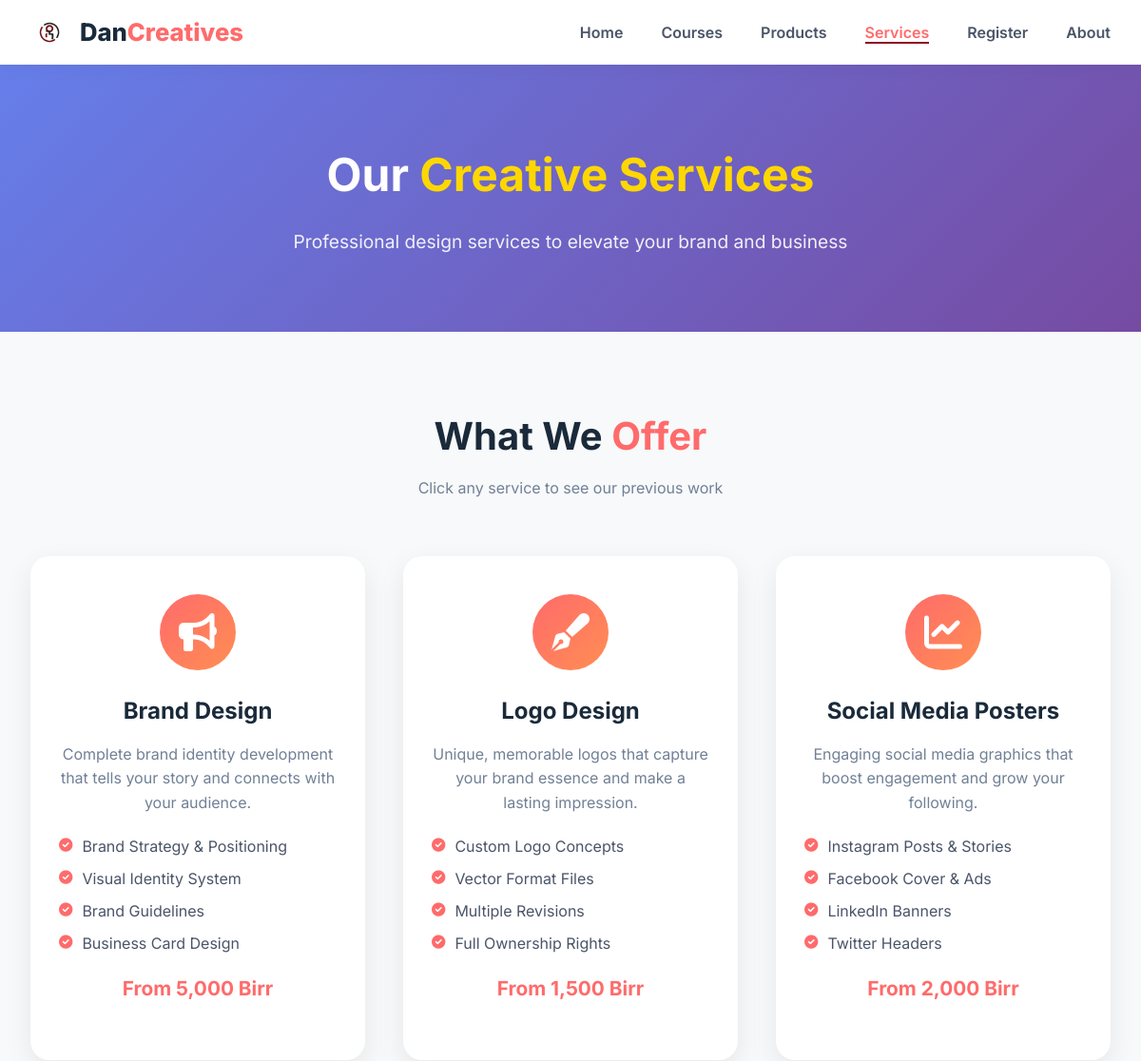
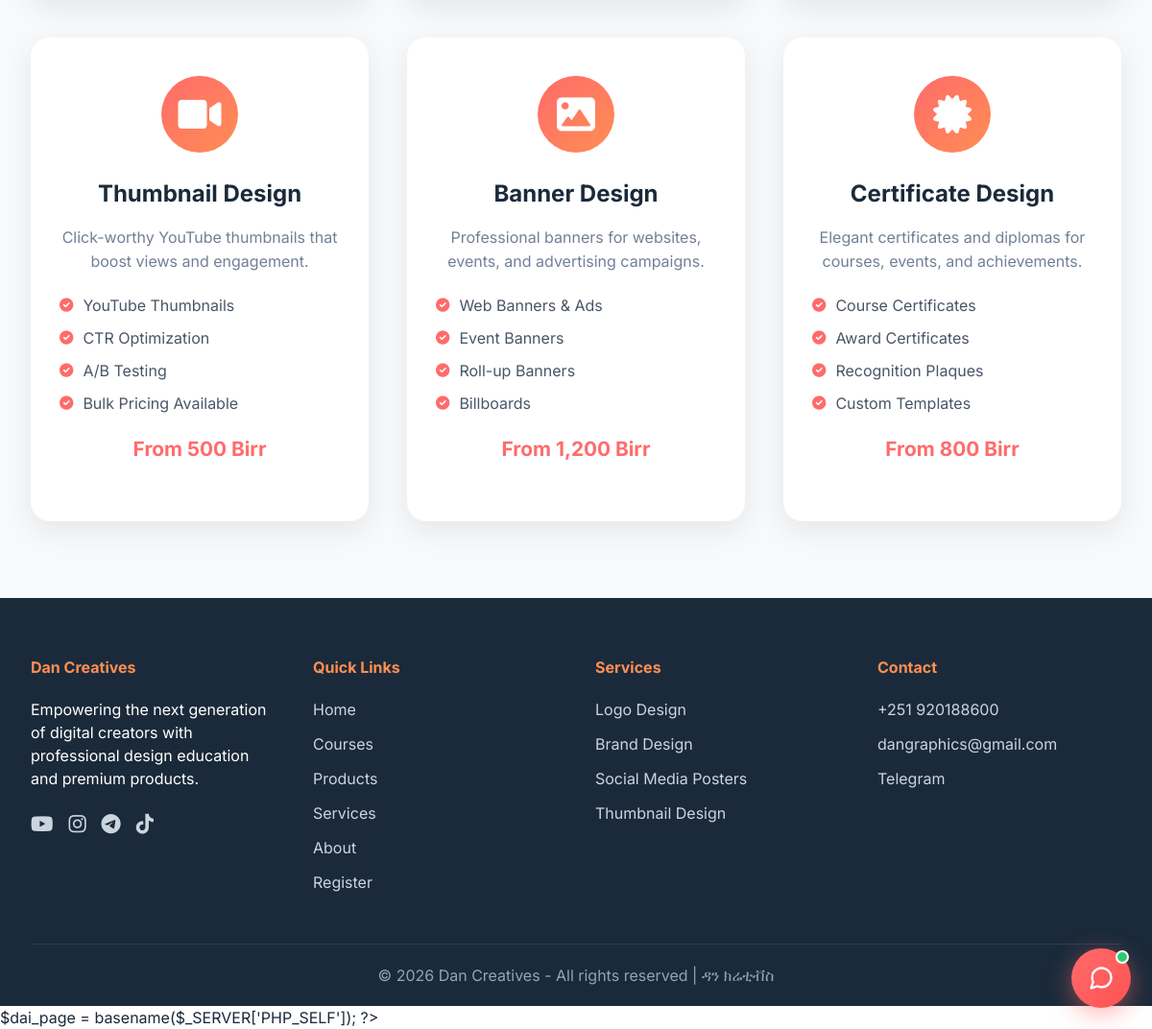
/services.php, run on the app's committed database (2 pictures, top to bottom).
### tables this page shows
CREATE TABLE `services` (
  `id` int(11) NOT NULL AUTO_INCREMENT,
  `title` varchar(200) NOT NULL,
  `description` text DEFAULT NULL,
  `icon_class` varchar(100) DEFAULT NULL,
  `features` text DEFAULT NULL,
  `price` varchar(100) DEFAULT NULL,
  `status` enum('active','inactive') DEFAULT 'active',
  `display_order` int(11) DEFAULT 0,
  `created_at` timestamp NOT NULL DEFAULT current_timestamp(),
  PRIMARY KEY (`id`)
);

### services.php (the view, shortened to what this page needs)
<?php
require_once 'config.php';
$services_query = "SELECT * FROM services WHERE status = 'active' ORDER BY display_order ASC, id DESC";
$services = $conn->query($services_query);
?>
<!DOCTYPE html>
<html lang="en">
<head>
    <link rel="stylesheet" href="https://cdnjs.cloudflare.com/ajax/libs/font-awesome/6.0.0-beta3/css/all.min.css">
    <link rel="stylesheet" href="assets/responsive-nav.css">
</head>
<body>
<nav class="navbar">
    <div class="container nav-container">
        <div class="logo" onclick="window.location.href='index.php'">
            <img src="images/logo.png" alt="Dan Creatives Logo" class="logo-img" onerror="this.src='https://via.placeholder.com/40x40/ff6b6b/white?text=DC'">
            <div class="logo-text">Dan<span>Creatives</span></div>
        </div>
        <ul class="nav-menu">
            <li><a href="index.php">Home</a></li>
            <li><a href="courses.php">Courses</a></li>
            <li><a href="products.php">Products</a></li>
            <li><a href="services.php" class="active">Services</a></li>
            <li><a href="register.php">Register</a></li>
            <li><a href="about.php">About</a></li>
        </ul>
    </div>
</nav>
<section class="services-hero">
    <div class="container">
        <h1>Our <span>Creative Services</span></h1>
        <p>Professional design services to elevate your brand and business</p>
    </div>
</section>
<section class="services-section">
    <div class="container">
        <div class="section-header">
            <h2>What We <span>Offer</span></h2>
            <p>Click any service to see our previous work</p>
        </div>
        <div class="services-grid">
            <?php while($service = $services->fetch_assoc()):
                $features = explode('|', $service['features']);
            ?>
            <div class="service-card" onclick="window.location.href='service-portfolio.php?service_id=<?php echo $service['id']; ?>'">
                <div class="service-icon">
                    <i class="<?php echo $service['icon_class']; ?>"></i>
                </div>
                <h3><?php echo htmlspecialchars($service['title']); ?></h3>
                <p><?php echo htmlspecialchars($service['description']); ?></p>
                <ul class="service-features">
                    <?php foreach($features as $feature): ?>
                    <li><i class="fas fa-check-circle"></i> <?php echo htmlspecialchars($feature); ?></li>
                    <?php endforeach; ?>
                </ul>
                <div class="service-price"><?php echo $service['price']; ?></div>
            </div>
            <?php endwhile; ?>
        </div>
    </div>
</section>
<footer class="footer">
    <div class="container">
        <div class="footer-content">
            <div class="footer-section">
                <h4>Dan Creatives</h4>
                <p>Empowering the next generation of digital creators with professional design education and premium products.</p>
                <div class="social-links">
                    <a href="https://www.youtube.com/@DanGraphics1" target="_blank"><i class="fab fa-youtube"></i></a>
                    <a href="#"><i class="fab fa-instagram"></i></a>
                    <a href="https://t.me/genesis306"><i class="fab fa-telegram"></i></a>
                    <a href="https://www.tiktok.com/@dancreative30_6"><i class="fab fa-tiktok"></i></a>
                </div>
            </div>
            <div class="footer-section">
                <h4>Quick Links</h4>
                <a href="index.php">Home</a>
                <a href="courses.php">Courses</a>
                <a href="products.php">Products</a>
                <a href="services.php">Services</a>
                <a href="about.php">About</a>
                <a href="register.php">Register</a>
            </div>
            <div class="footer-section">
                <h4>Services</h4>
                <a href="services.php">Logo Design</a>
                <a href="services.php">Brand Design</a>
                <a href="services.php">Social Media Posters</a>
                <a href="services.php">Thumbnail Design</a>
            </div>
            <div class="footer-section">
                <h4>Contact</h4>
                <a href="#">+251 920188600</a>
                <a href="#">dangraphics@gmail.com</a>
                <a href="https://t.me/genesis306">Telegram</a>
            </div>
        </div>
  <div       class="footer-bottom">
            <p>© 2026 Dan Creatives - All rights reserved | ዳን ክሬቲቭስ</p>
        </div>
    </div>
</footer>
<?php include 'includes/ai-chat-widget.php'; ?>
</body>
</html>

### assets/responsive-nav.css (style rules this page uses)
:root { --maroon: #8b0426; --maroon-dark: #5c0219; --ink: #1a2a3a; --coral: #ff6b6b; --muted: #718096; --space-section: clamp(40px, 7vw, 80px); }
html { scroll-behavior: smooth; overflow-x: hidden; max-width: 100%; }
body { overflow-x: hidden; max-width: 100%; }
.container { padding-left: clamp(18px, 4vw, 32px); padding-right: clamp(18px, 4vw, 32px); }
.navbar { background: rgba(255,255,255,0.92) !important; backdrop-filter: blur(10px); transition: box-shadow .3s ease; }
.nav-container { padding-top: 14px !important; padding-bottom: 14px !important; }
.nav-menu a { position: relative; }
.nav-menu a::after { content: ''; position: absolute; left: 0; bottom: -2px; width: 0; height: 2px; background: var(--maroon); transition: width .25s ease; }
.nav-menu a:hover::after, .nav-menu a.active::after { width: 100%; }

### services.php (style rules this page uses)
* { margin: 0; padding: 0; box-sizing: border-box; }
body { font-family: 'Inter', sans-serif; background: #ffffff; color: #1a2a3a; line-height: 1.5; }
.container { max-width: 1280px; margin: 0 auto; padding: 0 32px; }
.navbar { background: white; box-shadow: 0 2px 20px rgba(0,0,0,0.05); position: sticky; top: 0; z-index: 1000; }
.nav-container { display: flex; justify-content: space-between; align-items: center; padding: 18px 32px; }
.logo { display: flex; align-items: center; gap: 12px; cursor: pointer; }
.logo-img { width: 40px; height: 40px; border-radius: 10px; object-fit: cover; }
.logo-text { font-size: 1.6rem; font-weight: 800; color: #1a2a3a; }
.logo-text span { color: #ff6b6b; }
.nav-menu { display: flex; list-style: none; gap: 40px; }
.nav-menu a { text-decoration: none; color: #4a5568; font-weight: 600; transition: 0.3s; }
.nav-menu a:hover, .nav-menu a.active { color: #ff6b6b; }
.services-hero { background: linear-gradient(135deg, #667eea 0%, #764ba2 100%); padding: 80px 0; text-align: center; color: white; }
.services-hero h1 { font-size: 3rem; margin-bottom: 20px; }
.services-hero h1 span { color: #ffd700; }
.services-hero p { font-size: 1.2rem; opacity: 0.9; }
.services-section { padding: 80px 0; background: #f8f9fa; }
.section-header { text-align: center; margin-bottom: 60px; }
.section-header h2 { font-size: 2.5rem; margin-bottom: 12px; color: #1a2a3a; }
.section-header span { color: #ff6b6b; }
.section-header p { color: #718096; }
.services-grid { display: grid; grid-template-columns: repeat(auto-fit, minmax(350px, 1fr)); gap: 40px; }
.service-card { background: white; border-radius: 20px; overflow: hidden; box-shadow: 0 10px 30px rgba(0,0,0,0.08); transition: all 0.3s ease; text-align: center; padding: 40px 30px; cursor: pointer; }
.service-icon { width: 80px; height: 80px; background: linear-gradient(135deg, #ff6b6b, #ff8e53); border-radius: 50%; display: flex; align-items: center; justify-content: center; margin: 0 auto 25px; }
.service-icon i { font-size: 2.5rem; color: white; }
.service-card h3 { font-size: 1.5rem; margin-bottom: 15px; color: #1a2a3a; }
.service-card p { color: #718096; margin-bottom: 20px; line-height: 1.6; }
.service-features { list-style: none; margin: 20px 0; text-align: left; }
.service-features li { margin-bottom: 10px; display: flex; align-items: center; gap: 10px; color: #4a5568; }
.service-features i { color: #ff6b6b; font-size: 0.9rem; }
.service-price { font-size: 1.3rem; font-weight: 700; color: #ff6b6b; margin: 20px 0; }
.footer { background: #1a2a3a; color: white; padding: 60px 0 20px; }
.footer-content { display: grid; grid-template-columns: repeat(auto-fit, minmax(250px, 1fr)); gap: 40px; margin-bottom: 40px; }
.footer-section h4 { margin-bottom: 20px; color: #ff8e53; }
.footer-section a { display: block; color: #cbd5e0; text-decoration: none; margin-bottom: 12px; transition: 0.3s; }
.social-links { display: flex; gap: 16px; margin-top: 20px; }
.social-links a { font-size: 1.3rem; }
.footer-bottom { text-align: center; padding-top: 20px; border-top: 1px solid rgba(255,255,255,0.1); color: #94a3b8; }

### includes/ai-chat-widget.php (style rules this page uses)
:root { --dai-coral:#ff6b6b; --dai-coral-dark:#ff5252; --dai-navy:#1a2a3a; --dai-bg:#ffffff; --dai-bubble-bot:#f1f3f7; --dai-shadow:0 10px 40px rgba(0,0,0,.18); }

### data on the page
services: title "Brand Design", description "Complete brand identity development that tells your story and connects with your audience.", features "Brand Strategy & Positioning", features "Visual Identity System", features "Brand Guidelines", features "Business Card Design", price "From 5,000 Birr"
services: title "Logo Design", description "Unique, memorable logos that capture your brand essence and make a lasting impression.", features "Custom Logo Concepts", features "Vector Format Files", features "Multiple Revisions", features "Full Ownership Rights", price "From 1,500 Birr"
services: title "Social Media Posters", description "Engaging social media graphics that boost engagement and grow your following.", features "Instagram Posts & Stories", features "Facebook Cover & Ads", features "LinkedIn Banners", features "Twitter Headers", price "From 2,000 Birr"
services: title "Thumbnail Design", description "Click-worthy YouTube thumbnails that boost views and engagement.", features "YouTube Thumbnails", features "CTR Optimization", features "A/B Testing", features "Bulk Pricing Available", price "From 500 Birr"
services: title "Banner Design", description "Professional banners for websites, events, and advertising campaigns.", features "Web Banners & Ads", features "Event Banners", features "Roll-up Banners", features "Billboards", price "From 1,200 Birr"
services: title "Certificate Design", description "Elegant certificates and diplomas for courses, events, and achievements.", features "Course Certificates", features "Award Certificates", features "Recognition Plaques", features "Custom Templates", price "From 800 Birr"
